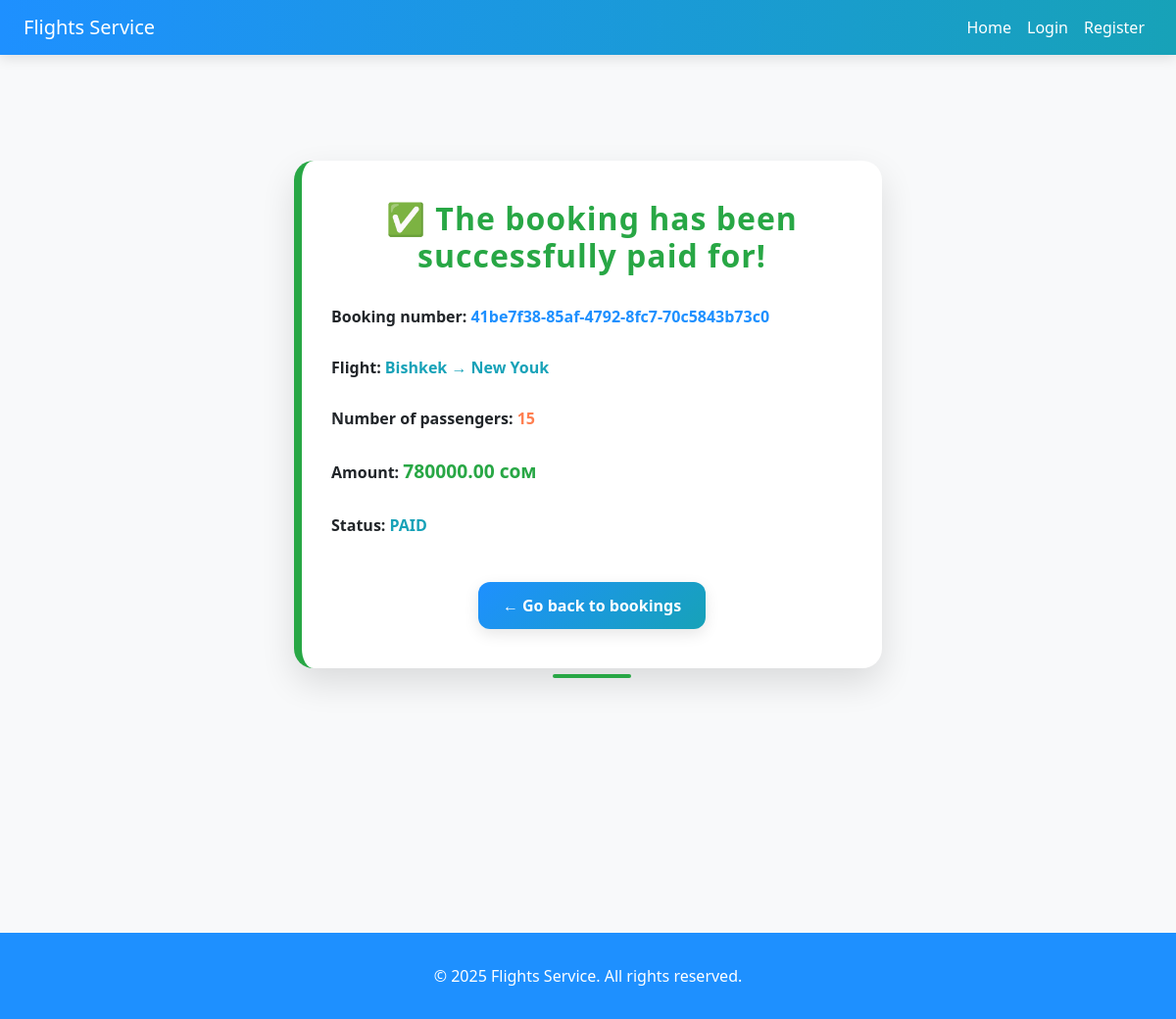
Screenshot of /booking/success/32/ with the database file from the repository.
### flights/models.py (models this page shows, shortened)
class Booking(models.Model):
    STATUS_CHOICES = [
        ("PENDING", "Pending"),
        ("PAID", "Paid"),
        ("CANCELED", "Canceled"),
        ("REFUNDED", "Refunded"),
    ]
    user = models.ForeignKey(User, on_delete=models.CASCADE, related_name="bookings")
    flight = models.ForeignKey(Flight, on_delete=models.CASCADE, related_name="bookings")
    passengers_count = models.PositiveIntegerField()
    total_price = models.DecimalField(max_digits=10, decimal_places=2)
    status = models.CharField(max_length=20, choices=STATUS_CHOICES, default="PENDING")
    confirmation_id = models.UUIDField(default=uuid.uuid4, editable=False, unique=True)
    created_at = models.DateTimeField(auto_now_add=True)
    paid_at = models.DateTimeField(null=True, blank=True)
    notification_sent = models.BooleanField(default=False)

class Flight(models.Model):
    company = models.ForeignKey(Company, on_delete=models.CASCADE, related_name="flights")
    origin = models.CharField(max_length=100)
    destination = models.CharField(max_length=100)
    departure_time = models.DateTimeField()
    arrival_time = models.DateTimeField()
    duration = models.DurationField()
    stops = models.PositiveIntegerField(default=0)
    price = models.DecimalField(max_digits=10, decimal_places=2)
    seats_total = models.PositiveIntegerField()
    seats_available = models.PositiveIntegerField()
    is_active = models.BooleanField(default=True)
    ECONOMY = 'economy'
    COMFORT = 'comfort'
    BUSINESS = 'business'
    FLIGHT_CLASSES = [
        (ECONOMY, 'Economy'),
        (COMFORT, 'Comfort'),
        (BUSINESS, 'Business'),
    ]
    flight_class = models.CharField(max_length=10, choices=FLIGHT_CLASSES, default=ECONOMY)
    return_flight = models.ForeignKey(
        'self', null=True, blank=True, on_delete=models.SET_NULL, related_name='return_of'
    )

### flights/views.py (the view)
# urls.py: path('booking/success/<int:booking_id>/', views.booking_success, name='booking_success'),
def booking_success(request, booking_id):
    booking = get_object_or_404(Booking, id=booking_id)
    return render(request, 'flights/booking_success.html', {'booking': booking})

### templates/flights/booking_success.html (shortened to what this page needs)
{% extends "base.html" %}
{% block content %}
<div style="
    min-height: 100vh;
    background-color: #F8F9FA;
    display: flex;
    justify-content: center;
    align-items: flex-start;
    padding: 60px 20px;
">
    <div style="
        background: white;
        border-radius: 20px;
        box-shadow: 0 15px 35px rgba(0,0,0,0.12);
        max-width: 600px;
        width: 100%;
        padding: 40px 30px;
        position: relative;
        border-left: 8px solid #28A745;
        transition: transform 0.3s ease;
    " onmouseover="this.style.transform='translateY(-5px)';" onmouseout="this.style.transform='translateY(0)';">
        <h2 style="
            text-align: center;
            color: #28A745;
            font-weight: 800;
            margin-bottom: 30px;
            letter-spacing: 1px;
        ">
            ✅ The booking has been successfully paid for!
        </h2>
        <div style="margin-bottom: 30px; display: flex; flex-direction: column; gap: 12px;">
            <p style="color: #212529; font-weight: 600;">Booking number: <span style="color:#1E90FF;">{{ booking.confirmation_id }}</span></p>
            <p style="color: #212529; font-weight: 600;">Flight: <span style="color:#17A2B8;">{{ booking.flight.origin }} → {{ booking.flight.destination }}</span></p>
            <p style="color: #212529; font-weight: 600;">Number of passengers: <span style="color:#FF7F50;">{{ booking.passengers_count }}</span></p>
            <p style="color: #212529; font-weight: 600;">Amount: <span style="color:#28A745; font-size: 1.2em;">{{ booking.total_price }} сом</span></p>
            <p style="color: #212529; font-weight: 600;">Status: <span style="color:#17A2B8;">{{ booking.status }}</span></p>
        </div>
        <div style="text-align: center; margin-top: 30px;">
            <a href="{% url 'user_bookings' %}" style="
                background: linear-gradient(135deg, #1E90FF, #17A2B8);
                color: white;
                text-decoration: none;
                font-weight: 700;
                padding: 12px 25px;
                border-radius: 12px;
                display: inline-block;
                box-shadow: 0 5px 15px rgba(0,0,0,0.1);
                transition: all 0.3s ease;
            "
            onmouseover="this.style.background='linear-gradient(135deg, #138496, #1C86EE)'; this.style.transform='scale(1.05)';"
            onmouseout="this.style.background='linear-gradient(135deg, #1E90FF, #17A2B8)'; this.style.transform='scale(1)';">
                ← Go back to bookings
            </a>
        </div>
        <div style="
            position: absolute;
            bottom: -10px;
            left: 50%;
            transform: translateX(-50%);
            width: 80px;
            height: 4px;
            border-radius: 4px;
            background: #28A745;
        "></div>
    </div>
</div>
{% endblock %}

### templates/base.html (style rules this page uses)
:root { --primary: #1E90FF; --secondary: #FF7F50; --bg: #F8F9FA; --text-primary: #212529; --text-secondary: #6C757D; --error: #DC3545; --success: #28A745; --info: #17A2B8; --neutral: #E9ECEF; }
body { background-color: var(--bg); color: var(--text-primary); font-family: 'Segoe UI', Tahoma, Geneva, Verdana, sans-serif; }
h1, h2, h3, h4 { color: var(--text-primary); font-weight: 700; }
a { transition: color 0.3s; }

### rows the page displays
Booking: confirmation_id "41be7f38-85af-4792-8fc7-70c5843b73c0", flight.origin "Bishkek", flight.destination "New Youk", passengers_count "15", total_price "780000.00", status "PAID"
